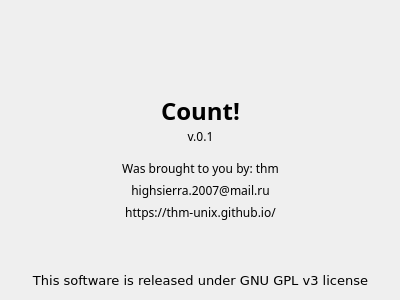
<?xml version="1.0" encoding="UTF-8"?>
<ui version="4.0">
 <class>Form</class>
 <widget class="QWidget" name="Form">
  <property name="geometry">
   <rect>
    <x>0</x>
    <y>0</y>
    <width>400</width>
    <height>300</height>
   </rect>
  </property>
  <property name="minimumSize">
   <size>
    <width>400</width>
    <height>300</height>
   </size>
  </property>
  <property name="maximumSize">
   <size>
    <width>400</width>
    <height>300</height>
   </size>
  </property>
  <property name="font">
   <font>
    <family>Sans</family>
   </font>
  </property>
  <property name="windowTitle">
   <string>Count! - About</string>
  </property>
  <widget class="QLabel" name="iconLabel">
   <property name="geometry">
    <rect>
     <x>20</x>
     <y>30</y>
     <width>361</width>
     <height>64</height>
    </rect>
   </property>
   <property name="text">
    <string/>
   </property>
   <property name="pixmap">
    <pixmap>../assets/icon.png</pixmap>
   </property>
   <property name="scaledContents">
    <bool>false</bool>
   </property>
   <property name="alignment">
    <set>Qt::AlignCenter</set>
   </property>
  </widget>
  <widget class="QLabel" name="softwareNameLabel">
   <property name="geometry">
    <rect>
     <x>20</x>
     <y>95</y>
     <width>361</width>
     <height>31</height>
    </rect>
   </property>
   <property name="font">
    <font>
     <family>Sans</family>
     <pointsize>18</pointsize>
     <weight>75</weight>
     <bold>true</bold>
    </font>
   </property>
   <property name="text">
    <string>Count!</string>
   </property>
   <property name="alignment">
    <set>Qt::AlignCenter</set>
   </property>
  </widget>
  <widget class="QLabel" name="versionLabel">
   <property name="geometry">
    <rect>
     <x>20</x>
     <y>126</y>
     <width>361</width>
     <height>20</height>
    </rect>
   </property>
   <property name="text">
    <string>v.0.1</string>
   </property>
   <property name="alignment">
    <set>Qt::AlignCenter</set>
   </property>
  </widget>
  <widget class="QLabel" name="developerNameLabel">
   <property name="geometry">
    <rect>
     <x>20</x>
     <y>160</y>
     <width>361</width>
     <height>16</height>
    </rect>
   </property>
   <property name="text">
    <string>Was brought to you by: thm</string>
   </property>
   <property name="alignment">
    <set>Qt::AlignCenter</set>
   </property>
  </widget>
  <widget class="QLabel" name="developerEmailLabel">
   <property name="geometry">
    <rect>
     <x>20</x>
     <y>182</y>
     <width>361</width>
     <height>16</height>
    </rect>
   </property>
   <property name="text">
    <string>highsierra.2007@mail.ru</string>
   </property>
   <property name="alignment">
    <set>Qt::AlignCenter</set>
   </property>
  </widget>
  <widget class="QLabel" name="developerWebsiteLabel">
   <property name="geometry">
    <rect>
     <x>20</x>
     <y>204</y>
     <width>361</width>
     <height>16</height>
    </rect>
   </property>
   <property name="text">
    <string>https://thm-unix.github.io/</string>
   </property>
   <property name="alignment">
    <set>Qt::AlignCenter</set>
   </property>
  </widget>
  <widget class="QLabel" name="versionLabel_2">
   <property name="geometry">
    <rect>
     <x>20</x>
     <y>270</y>
     <width>361</width>
     <height>20</height>
    </rect>
   </property>
   <property name="font">
    <font>
     <family>DejaVu Sans</family>
     <pointsize>10</pointsize>
    </font>
   </property>
   <property name="text">
    <string>This software is released under GNU GPL v3 license</string>
   </property>
   <property name="alignment">
    <set>Qt::AlignCenter</set>
   </property>
  </widget>
 </widget>
 <resources/>
 <connections/>
</ui>
